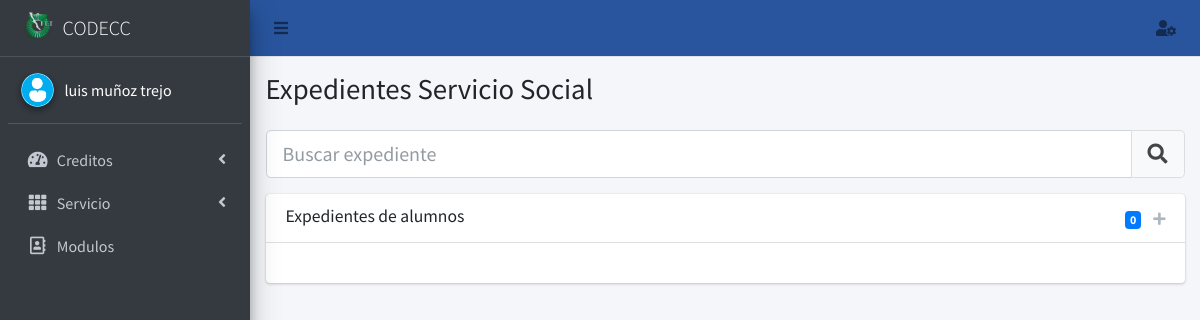
Page /expedienteServicio/ (signed in) on the committed database.
### core/models.py (models this page shows, shortened)
class Perfil(models.Model):
    user=models.OneToOneField(User,null=True,on_delete=models.SET_NULL)
    nombre=models.CharField(max_length=56, blank=False, null=False)
    apellido_paterno=models.CharField(max_length=56, blank=False, null=False)
    apellido_materno=models.CharField(max_length=56, blank=False, null=False)
    modulo=models.ManyToManyField(Modulo, blank=True)
    email_institucional=models.CharField(max_length=126, blank=False, null=False, validators=[RegexValidator(regex=r'(^[a-zA-Z0-9_.+-]+@tectijuana.edu.mx+$)|(^[a-zA-Z0-9_.+-]+@tectijuana.tecnm.mx+$)',message="El formato del correo debe ser @tectijuana.edu.mx")])
    foto=models.ImageField(upload_to=rename_folder_photo, max_length=126, blank=True, null=True)
    estado=models.BooleanField(default=False)
    created_at = models.DateTimeField("Creado ", auto_now_add=True)
    updated_at = models.DateTimeField("Actualizado ", auto_now=True)
    class Meta:
        verbose_name="Perfil"
        verbose_name_plural="Perfiles"

### core/views.py (the view)
# urls.py: path('expedienteServicio/',views.expedienteServicio,name='expedienteServicio'),
@login_required(login_url='login_docente')
def expedienteServicio(request):
    expedientes=Expediente_Servicio.objects.filter(perfil__user=request.user.id,estado=True).order_by("matricula")
    print(expedientes)
    contexto={
        'titulo': "Expedientes Servicio Social",
        'usuario': Perfil.objects.get(user=request.user.id),
        'expedientes':expedientes,
        'total_expedientes': expedientes.count()
    }
    return render(request,"servicio/expediente.html",contexto)

### core/templatetags/templates.py (called while the page is built)
@register.filter(name='has_group')
def has_group(user, group_name):
       groups = user.groups.all().values_list('name', flat=True)
       return True if group_name in groups else False

@register.simple_tag
def loadsession(user):
       bandera=False
       data=Perfil.objects.get(user=user)
       if data.estado:
              bandera=True
       return bandera

### templates/servicio/expediente.html (shortened to what this page needs)
{%extends 'docente/inicio.html' %}
{% load staticfiles %}
{%load templates%}
{%block content%}
    <div class="col-lg-12">
      {%if request.user|has_group:"Servicio" or request.user.is_superuser%}
        <div class="form-group">
            <div class="input-group input-group-lg">
                <input id="search" autocomplete="off" class="form-control form-control-lg" placeholder="Buscar expediente">
                <div class="input-group-append">
                    <button class="btn btn-lg btn-default" style="cursor: auto; pointer-events: none;">
                        <i class="fa fa-search"></i>
                    </button>
                </div>
            </div>
        </div>
        <div class="card contenedor">
        <div class="card-header">
          <h5 class="card-title">Expedientes de alumnos</h5>
          <div class="card-tools">
            <span id="count" title="Total expedientes" class="badge badge-primary">{{total_expedientes}}</span>
            <button type="button" class="btn btn-tool agregar" title="Agregar expediente" data-toggle="modal" data-target="#modal-default">
              <i class="fas fa-plus"></i>
            </button>
          </div>
        </div>
        <div class="card-body expediente">
              </div>
        </div>
      {%else%}
      <p>No tienes permisos para poder realizar esta accion</p>
      {%endif%}
      </div>
{%endblock content%}

### templates/docente/aside.html (shortened to what this page needs)
{%load templates%}
 <aside class="main-sidebar sidebar-dark-primary elevation-4">
    <a href="" class="brand-link">
      <img src="/static/img/logo_TECT.png" alt="Logo TecNM" class="brand-image" style="opacity: .8">
      <span class="brand-text font-weight-light">CODECC</span>
    </a>
    <div class="sidebar">
      <div class="user-panel mt-3 pb-3 mb-3 d-flex">
        <div class="image">
          {%if usuario.foto%}
          <img src="{{usuario.foto.url}}" class="img-circle elevation-2" alt="User Image">
          {%else%}
          <img src="/static/img/usernone.png" class="img-circle elevation-2" alt="User Image">
          {%endif%}
        </div>
        <div class="info">
          <span style="color: white;">{{usuario.nombre}} {{usuario.apellido_paterno}} {{usuario.apellido_materno}}</span>
        </div>
      </div>
      <nav class="mt-2">
        <ul class="nav nav-pills nav-sidebar flex-column" data-widget="treeview" role="menu" data-accordion="false">
          {% if request.user|has_group:"Docente" or request.user.is_superuser %}
          <li class="nav-item">
            <a href="#" class="nav-link">
              <i class="nav-icon fas fa-tachometer-alt"></i>
              <p>
                Creditos
                <i class="right fas fa-angle-left"></i>
              </p>
            </a>
          </li>
          {%endif%}
          {% if request.user|has_group:"Servicio" or request.user.is_superuser %}
          <li class="nav-item">
            <a href="#" class="nav-link">
              <i class="nav-icon fas fa-th"></i>
              <p>
                Servicio
                <i class="right fas fa-angle-left"></i>
              </p>
            </a>
          </li>
          {%endif%}
          {% if request.user.is_superuser %}
          <li class="nav-item">
            <a href="{%url 'modulo'%}" class="nav-link">
              <i class="nav-icon far fa-address-book"></i>
              <p>
                Modulos
              </p>
            </a>
          </li>
          {%endif%}
        </ul>
      </nav>
    </div>
  </aside>

### templates/servicio/expediente.html (style rules this page uses)
.contenedor { max-height: 400px; }
.expediente { overflow-x: auto; }

### rows in the picture
Perfil: nombre "luis", apellido_paterno "muñoz", apellido_materno "trejo"

### other values in the picture
{{ titulo }} "Expedientes Servicio Social"
{{ total_expedientes }} "0"
